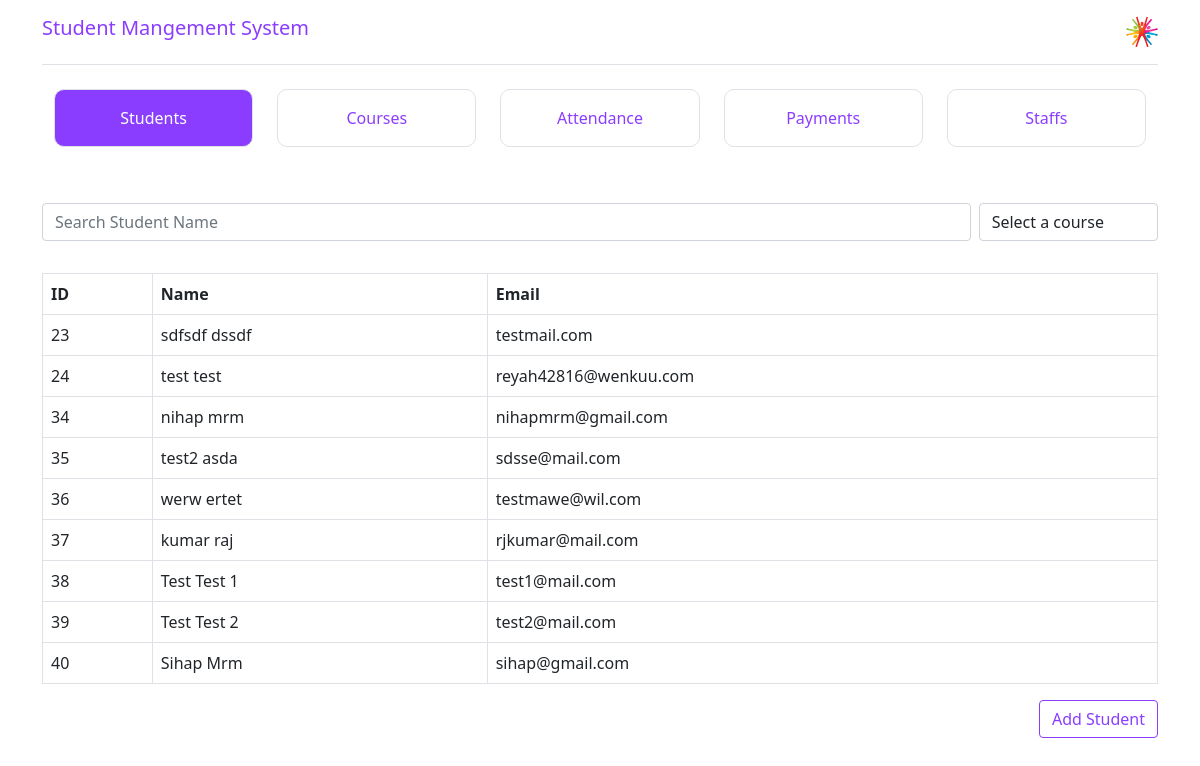
The page /admin/index.php (signed in) on the database its author committed.
### tables this page shows
CREATE TABLE `Students` (
  `StudentID` int(11) NOT NULL,
  `FirstName` varchar(50) DEFAULT NULL,
  `LastName` varchar(50) DEFAULT NULL,
  `Email` varchar(100) DEFAULT NULL,
  `Status` varchar(20) DEFAULT NULL,
  `PasswordHash` varchar(255) DEFAULT NULL
);

### admin/index.php (called while the page is built, shortened)
<?php
include('header.php');
include('students.php');
?>

### admin/students.php (the view, shortened to what this page needs)
        <?php
        include("../db.php");
        ?>
<?php
$sql = "SELECT * FROM Students";
$result = $conn->query($sql);
if ($result->num_rows > 0) {
    echo '<div class="container">';
    echo '<div class="row g-2 mb-3 mt-5">';
    echo '  <div class="col-sm-10">';
    echo'<input type="text" id="searchInput" onkeyup="filterTable()" placeholder="Search Student Name" class="form-control mb-3">';
    echo '  </div>';
    echo '  <div class="col-sm-2">';
    echo '<select id="courseSelect" class="form-control mb-3" onchange="filterStudentsByCourse()" >
        <option value="">Select a course</option>';
        echo '</select>';
        echo '  </div>';
    echo '</div>';
    echo "<table class='table table-bordered ' id='stTable'>
    <thead>
        <tr>
            <th>ID</th>
            <th>Name</th>
            <th>Email</th>
        </tr>
    </thead>
    <tbody>";
    while($row = $result->fetch_assoc()) {
        echo "<tr class='student-row' data-course-ids='" . getStudentCourseIds($conn, $row["StudentID"]) . "' style='display: none;' >
            <td>" . $row["StudentID"] . "</td>
            <td>" . $row["FirstName"] . " " . $row["LastName"] . "</td>
            <td>" . $row["Email"] . "</td>
        </tr>";
    }
    echo "</tbody></table>";
    echo "</div>";
} else {
    echo "0 results";
}
function getStudentCourseIds($conn, $studentId) {
    $ids = [];
    $query = "SELECT CourseID FROM StudentCourses WHERE StudentID = ?";
    if ($stmt = $conn->prepare($query)) {
        $stmt->bind_param("i", $studentId);
        $stmt->execute();
        $result = $stmt->get_result();
        while ($row = $result->fetch_assoc()) {
            $ids[] = $row["CourseID"];
        }
    }
    return implode(',', $ids);
}
?>
<div class="container d-flex justify-content-end">
    <button type="button" class="btn btn-primary" data-bs-toggle="modal" data-bs-target="#addStudentModal">
        Add Student
    </button>
</div>

### admin/header.php (style rules this page uses)
.btn-primary { background-color: unset!important; border-color: #8b3dff!important; color: #8b3dff!important; }

### rows shown on the page
students: StudentID "23", FirstName "sdfsdf", LastName "dssdf", Email "testmail.com"
students: StudentID "24", FirstName "test", LastName "test", Email "reyah42816@wenkuu.com"
students: StudentID "34", FirstName "nihap", LastName "mrm", Email "nihapmrm@gmail.com"
students: StudentID "35", FirstName "test2", LastName "asda", Email "sdsse@mail.com"
students: StudentID "36", FirstName "werw", LastName "ertet", Email "testmawe@wil.com"
students: StudentID "37", FirstName "kumar", LastName "raj", Email "rjkumar@mail.com"
students: StudentID "38", FirstName "Test", LastName "Test 1", Email "test1@mail.com"
students: StudentID "39", FirstName "Test", LastName "Test 2", Email "test2@mail.com"
students: StudentID "40", FirstName "Sihap", LastName "Mrm", Email "sihap@gmail.com"
